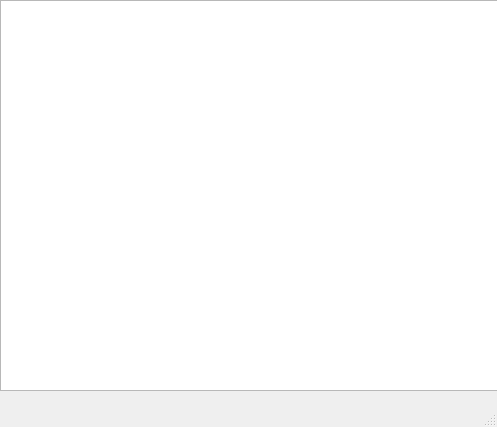
<?xml version="1.0" encoding="UTF-8"?>
<ui version="4.0">
 <class>SecondWindow</class>
 <widget class="QMainWindow" name="SecondWindow">
  <property name="geometry">
   <rect>
    <x>0</x>
    <y>0</y>
    <width>497</width>
    <height>427</height>
   </rect>
  </property>
  <property name="windowTitle">
   <string>MainWindow</string>
  </property>
  <widget class="QWidget" name="centralwidget">
   <widget class="QGraphicsView" name="graphicsView">
    <property name="geometry">
     <rect>
      <x>0</x>
      <y>0</y>
      <width>501</width>
      <height>391</height>
     </rect>
    </property>
   </widget>
  </widget>
  <widget class="QMenuBar" name="menubar">
   <property name="geometry">
    <rect>
     <x>0</x>
     <y>0</y>
     <width>497</width>
     <height>21</height>
    </rect>
   </property>
  </widget>
  <widget class="QStatusBar" name="statusbar"/>
 </widget>
 <resources/>
 <connections/>
</ui>
